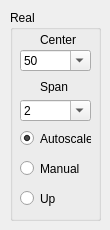
       <widget class="QWidget" name="page_3">
        <widget class="QGroupBox" name="real_groupBox">
         <property name="geometry">
          <rect>
           <x>10</x>
           <y>10</y>
           <width>91</width>
           <height>211</height>
          </rect>
         </property>
         <property name="title">
          <string>Real</string>
         </property>
         <property name="flat">
          <bool>false</bool>
         </property>
         <widget class="QComboBox" name="real_span_comboBox">
          <property name="geometry">
           <rect>
            <x>10</x>
            <y>90</y>
            <width>71</width>
            <height>21</height>
           </rect>
          </property>
          <property name="editable">
           <bool>true</bool>
          </property>
          <item>
           <property name="text">
            <string>2</string>
           </property>
          </item>
          <item>
           <property name="text">
            <string>3</string>
           </property>
          </item>
          <item>
           <property name="text">
            <string>5</string>
           </property>
          </item>
          <item>
           <property name="text">
            <string>10</string>
           </property>
          </item>
          <item>
           <property name="text">
            <string>20</string>
           </property>
          </item>
          <item>
           <property name="text">
            <string>30</string>
           </property>
          </item>
          <item>
           <property name="text">
            <string>40</string>
           </property>
          </item>
          <item>
           <property name="text">
            <string>50</string>
           </property>
          </item>
          <item>
           <property name="text">
            <string>60</string>
           </property>
          </item>
          <item>
           <property name="text">
            <string>70</string>
           </property>
          </item>
          <item>
           <property name="text">
            <string>80</string>
           </property>
          </item>
          <item>
           <property name="text">
            <string>90</string>
           </property>
          </item>
          <item>
           <property name="text">
            <string>100</string>
           </property>
          </item>
          <item>
           <property name="text">
            <string>110</string>
           </property>
          </item>
          <item>
           <property name="text">
            <string>120</string>
           </property>
          </item>
          <item>
           <property name="text">
            <string>130</string>
           </property>
          </item>
         </widget>
         <widget class="QLabel" name="label_20">
          <property name="geometry">
           <rect>
            <x>30</x>
            <y>70</y>
            <width>46</width>
            <height>13</height>
           </rect>
          </property>
          <property name="frameShape">
           <enum>QFrame::NoFrame</enum>
          </property>
          <property name="text">
           <string>Span</string>
          </property>
         </widget>
         <widget class="QComboBox" name="real_center_comboBox">
          <property name="geometry">
           <rect>
            <x>10</x>
            <y>40</y>
            <width>71</width>
            <height>21</height>
           </rect>
          </property>
          <property name="editable">
           <bool>true</bool>
          </property>
          <item>
           <property name="text">
            <string>50</string>
           </property>
          </item>
          <item>
           <property name="text">
            <string>40</string>
           </property>
          </item>
          <item>
           <property name="text">
            <string>30</string>
           </property>
          </item>
          <item>
           <property name="text">
            <string>20</string>
           </property>
          </item>
          <item>
           <property name="text">
            <string>10</string>
           </property>
          </item>
          <item>
           <property name="text">
            <string>0</string>
           </property>
          </item>
          <item>
           <property name="text">
            <string>-10</string>
           </property>
          </item>
          <item>
           <property name="text">
            <string>-20</string>
           </property>
          </item>
          <item>
           <property name="text">
            <string>-30</string>
           </property>
          </item>
          <item>
           <property name="text">
            <string>-40</string>
           </property>
          </item>
          <item>
           <property name="text">
            <string>-50</string>
           </property>
          </item>
          <item>
           <property name="text">
            <string>-60</string>
           </property>
          </item>
          <item>
           <property name="text">
            <string>-70</string>
           </property>
          </item>
          <item>
           <property name="text">
            <string>-80</string>
           </property>
          </item>
          <item>
           <property name="text">
            <string>-90</string>
           </property>
          </item>
          <item>
           <property name="text">
            <string>-100</string>
           </property>
          </item>
          <item>
           <property name="text">
            <string>-110</string>
           </property>
          </item>
          <item>
           <property name="text">
            <string>-120</string>
           </property>
          </item>
         </widget>
         <widget class="QLabel" name="label_21">
          <property name="geometry">
           <rect>
            <x>30</x>
            <y>20</y>
            <width>61</width>
            <height>20</height>
           </rect>
          </property>
          <property name="text">
           <string>Center</string>
          </property>
         </widget>
         <widget class="QRadioButton" name="real_autoscale_radioButton">
          <property name="geometry">
           <rect>
            <x>10</x>
            <y>120</y>
            <width>71</width>
            <height>17</height>
           </rect>
          </property>
          <property name="text">
           <string>Autoscale</string>
          </property>
          <property name="checked">
           <bool>true</bool>
          </property>
         </widget>
         <widget class="QRadioButton" name="real_manual_radioButton">
          <property name="geometry">
           <rect>
            <x>10</x>
            <y>150</y>
            <width>61</width>
            <height>17</height>
           </rect>
          </property>
          <property name="text">
           <string>Manual</string>
          </property>
         </widget>
         <widget class="QRadioButton" name="real_up_radioButton">
          <property name="geometry">
           <rect>
            <x>10</x>
            <y>180</y>
            <width>61</width>
            <height>17</height>
           </rect>
          </property>
          <property name="text">
           <string>Up</string>
          </property>
         </widget>
        </widget>
       </widget>
